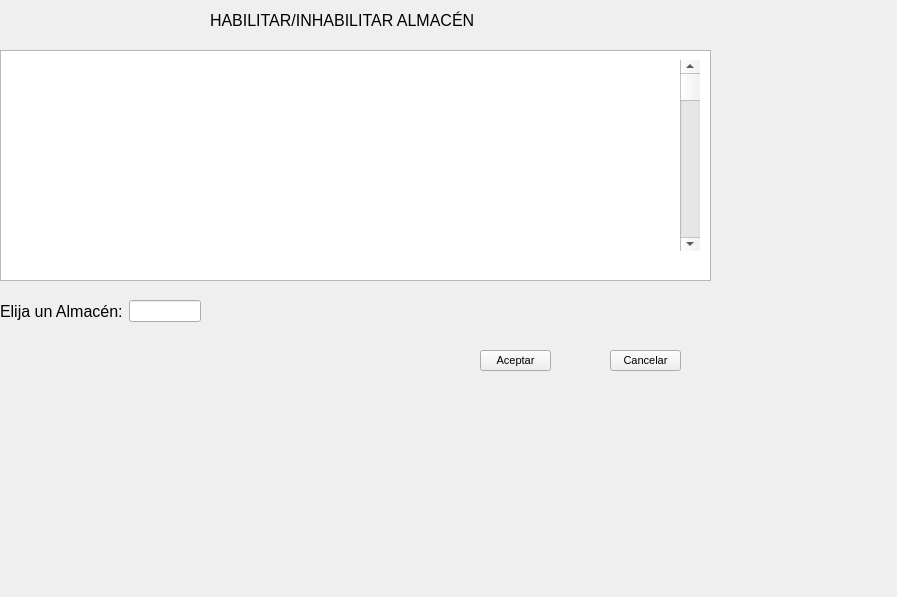
<?xml version="1.0" encoding="UTF-8"?>
<ui version="4.0">
 <class>habilitarInhabilitarAlmacenGui</class>
 <widget class="QWidget" name="habilitarInhabilitarAlmacenGui">
  <property name="geometry">
   <rect>
    <x>0</x>
    <y>0</y>
    <width>897</width>
    <height>597</height>
   </rect>
  </property>
  <property name="windowTitle">
   <string>Form</string>
  </property>
  <widget class="QTableView" name="tableViewListaLocalesHaIn">
   <property name="geometry">
    <rect>
     <x>0</x>
     <y>50</y>
     <width>711</width>
     <height>231</height>
    </rect>
   </property>
  </widget>
  <widget class="QLabel" name="label">
   <property name="geometry">
    <rect>
     <x>210</x>
     <y>10</y>
     <width>291</width>
     <height>21</height>
    </rect>
   </property>
   <property name="font">
    <font>
     <pointsize>12</pointsize>
    </font>
   </property>
   <property name="text">
    <string>HABILITAR/INHABILITAR ALMACÉN</string>
   </property>
  </widget>
  <widget class="QPushButton" name="cmdAceptar">
   <property name="geometry">
    <rect>
     <x>480</x>
     <y>350</y>
     <width>71</width>
     <height>21</height>
    </rect>
   </property>
   <property name="font">
    <font>
     <pointsize>8</pointsize>
    </font>
   </property>
   <property name="text">
    <string>Aceptar</string>
   </property>
  </widget>
  <widget class="QScrollBar" name="verticalScrollBar">
   <property name="geometry">
    <rect>
     <x>680</x>
     <y>60</y>
     <width>20</width>
     <height>191</height>
    </rect>
   </property>
   <property name="orientation">
    <enum>Qt::Vertical</enum>
   </property>
  </widget>
  <widget class="QPushButton" name="cmdCancelar">
   <property name="geometry">
    <rect>
     <x>610</x>
     <y>350</y>
     <width>71</width>
     <height>21</height>
    </rect>
   </property>
   <property name="font">
    <font>
     <pointsize>8</pointsize>
    </font>
   </property>
   <property name="text">
    <string>Cancelar</string>
   </property>
  </widget>
  <widget class="QWidget" name="formLayoutWidget">
   <property name="geometry">
    <rect>
     <x>0</x>
     <y>300</y>
     <width>201</width>
     <height>41</height>
    </rect>
   </property>
   <layout class="QFormLayout" name="formLayout">
    <property name="fieldGrowthPolicy">
     <enum>QFormLayout::AllNonFixedFieldsGrow</enum>
    </property>
    <item row="0" column="1">
     <widget class="QLineEdit" name="txtElegirLocal"/>
    </item>
    <item row="0" column="0">
     <widget class="QLabel" name="label_2">
      <property name="font">
       <font>
        <pointsize>12</pointsize>
       </font>
      </property>
      <property name="text">
       <string>Elija un Almacén:</string>
      </property>
     </widget>
    </item>
   </layout>
  </widget>
 </widget>
 <resources/>
 <connections/>
</ui>
